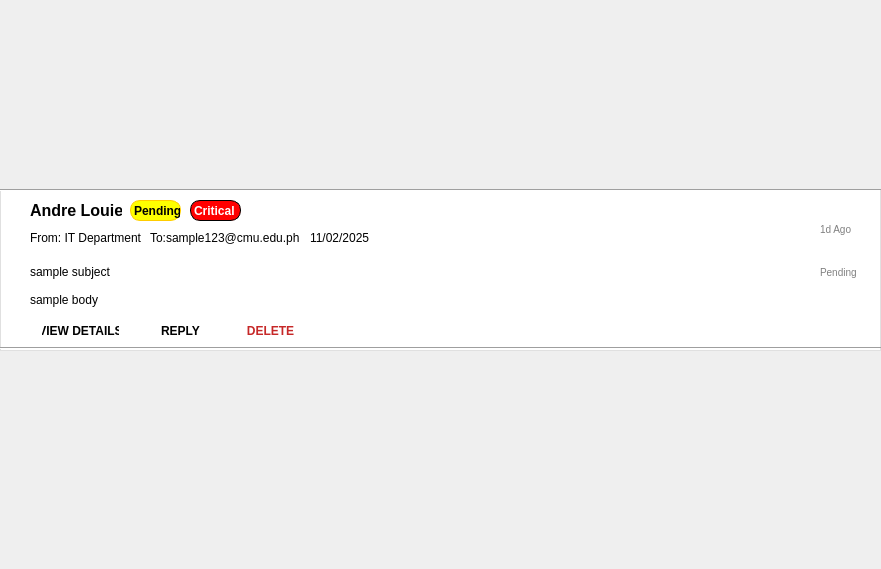
<?xml version="1.0" encoding="UTF-8"?>
<ui version="4.0">
 <class>Form</class>
 <widget class="QWidget" name="Form">
  <property name="geometry">
   <rect>
    <x>0</x>
    <y>0</y>
    <width>881</width>
    <height>569</height>
   </rect>
  </property>
  <property name="windowTitle">
   <string>Form</string>
  </property>
  <widget class="QFrame" name="frame_container">
   <property name="geometry">
    <rect>
     <x>0</x>
     <y>190</y>
     <width>881</width>
     <height>161</height>
    </rect>
   </property>
   <property name="styleSheet">
    <string notr="true">QFrame#frame_container {
    background-color: white;
    border: 1px solid #e0e0e0;
    padding: 10px;
}
</string>
   </property>
   <property name="frameShape">
    <enum>QFrame::StyledPanel</enum>
   </property>
   <property name="frameShadow">
    <enum>QFrame::Raised</enum>
   </property>
   <widget class="Line" name="line_9">
    <property name="geometry">
     <rect>
      <x>0</x>
      <y>150</y>
      <width>881</width>
      <height>16</height>
     </rect>
    </property>
    <property name="orientation">
     <enum>Qt::Horizontal</enum>
    </property>
   </widget>
   <widget class="QLabel" name="label_recipient">
    <property name="geometry">
     <rect>
      <x>30</x>
      <y>10</y>
      <width>92</width>
      <height>21</height>
     </rect>
    </property>
    <property name="styleSheet">
     <string notr="true">#label_recipient {
    font-size: 16px;
    font-weight: bold;
}</string>
    </property>
    <property name="text">
     <string>Andre Louie</string>
    </property>
   </widget>
   <widget class="QWidget" name="layoutWidget">
    <property name="geometry">
     <rect>
      <x>820</x>
      <y>20</y>
      <width>46</width>
      <height>81</height>
     </rect>
    </property>
    <layout class="QVBoxLayout" name="verticalLayout">
     <item>
      <widget class="QLabel" name="label_day">
       <property name="styleSheet">
        <string notr="true">#label_day{
    color: gray;
    font-size: 10px;
}</string>
       </property>
       <property name="text">
        <string>1d Ago</string>
       </property>
      </widget>
     </item>
     <item>
      <widget class="QLabel" name="label_stat1">
       <property name="styleSheet">
        <string notr="true">#label_stat1{
    color: gray;
    font-size: 10px;
}</string>
       </property>
       <property name="text">
        <string>Pending</string>
       </property>
      </widget>
     </item>
    </layout>
   </widget>
   <widget class="QLabel" name="label_crit">
    <property name="geometry">
     <rect>
      <x>190</x>
      <y>10</y>
      <width>51</width>
      <height>21</height>
     </rect>
    </property>
    <property name="styleSheet">
     <string notr="true">#label_crit {
    background-color: red;
    color: white;
    font-weight: bold;
    text-align:center;
    border-radius: 10px;  /* Add border-radius for rounded corners */
    border: 1px solid;  /* Optional: Add border color to make the rounded effect stand out */
}
</string>
    </property>
    <property name="text">
     <string>Critical</string>
    </property>
   </widget>
   <widget class="QLabel" name="label_status">
    <property name="geometry">
     <rect>
      <x>130</x>
      <y>10</y>
      <width>51</width>
      <height>21</height>
     </rect>
    </property>
    <property name="styleSheet">
     <string notr="true">#label_status {
    background-color: yellow;
    color: black;
    font-weight: bold;
    text-align:center;
    border-radius: 10px;  /* Add border-radius for rounded corners */
    border: 1px solid #FFCC00;  /* Optional: Add border color to make the rounded effect stand out */
}
</string>
    </property>
    <property name="text">
     <string>Pending</string>
    </property>
   </widget>
   <widget class="QLabel" name="label_body_2">
    <property name="geometry">
     <rect>
      <x>150</x>
      <y>40</y>
      <width>151</width>
      <height>16</height>
     </rect>
    </property>
    <property name="text">
     <string>To:sample123@cmu.edu.ph</string>
    </property>
   </widget>
   <widget class="QLabel" name="label_body_3">
    <property name="geometry">
     <rect>
      <x>30</x>
      <y>40</y>
      <width>131</width>
      <height>16</height>
     </rect>
    </property>
    <property name="text">
     <string>From: IT Department</string>
    </property>
   </widget>
   <widget class="QWidget" name="layoutWidget">
    <property name="geometry">
     <rect>
      <x>30</x>
      <y>70</y>
      <width>361</width>
      <height>51</height>
     </rect>
    </property>
    <layout class="QVBoxLayout" name="verticalLayout_2">
     <item>
      <widget class="QLabel" name="label_subject">
       <property name="text">
        <string>sample subject</string>
       </property>
      </widget>
     </item>
     <item>
      <widget class="QLabel" name="label_body">
       <property name="text">
        <string>sample body </string>
       </property>
      </widget>
     </item>
    </layout>
   </widget>
   <widget class="QLabel" name="label_body_4">
    <property name="geometry">
     <rect>
      <x>310</x>
      <y>40</y>
      <width>151</width>
      <height>16</height>
     </rect>
    </property>
    <property name="text">
     <string>11/02/2025</string>
    </property>
   </widget>
   <widget class="QPushButton" name="btn_reply">
    <property name="geometry">
     <rect>
      <x>140</x>
      <y>130</y>
      <width>81</width>
      <height>21</height>
     </rect>
    </property>
    <property name="styleSheet">
     <string notr="true">#btn_reply {
    color: #000000;              /* Red text color */
    border-radius: 4px;          /* Rounded corners */
    padding: 4px 12px;           /* Reduced padding for better fit */
    font-family: &quot;Segoe UI&quot;;     /* Modern font */
    font-size: 12px;
    font-weight: 600;
    transition: all 0.2s ease;   /* Smooth hover transition */
}

#btn_reply:hover {
    background-color: #006420;  
    color: #ffffff;             
}

#btn_reply:pressed {
    background-color: #004d18;  
    border-color: #8e1c1c;
}
</string>
    </property>
    <property name="text">
     <string>REPLY</string>
    </property>
   </widget>
   <widget class="QPushButton" name="btn_dets">
    <property name="geometry">
     <rect>
      <x>30</x>
      <y>130</y>
      <width>101</width>
      <height>21</height>
     </rect>
    </property>
    <property name="styleSheet">
     <string notr="true">#btn_dets {
    color: #000000;              /* Red text color */
    border-radius: 4px;          /* Rounded corners */
    padding: 4px 12px;           /* Reduced padding for better fit */
    font-family: &quot;Segoe UI&quot;;     /* Modern font */
    font-size: 12px;
    font-weight: 600;
    transition: all 0.2s ease;   /* Smooth hover transition */
}

#btn_dets:hover {
    background-color: #006420;  /* Red hover background */
    color: #ffffff;             /* White text on hover */
}

#btn_dets:pressed {
    background-color: #004d18;  /* Darker red when pressed */
    border-color: #8e1c1c;
}
</string>
    </property>
    <property name="text">
     <string>VIEW DETAILS</string>
    </property>
   </widget>
   <widget class="QPushButton" name="btn_del">
    <property name="geometry">
     <rect>
      <x>230</x>
      <y>130</y>
      <width>81</width>
      <height>21</height>
     </rect>
    </property>
    <property name="styleSheet">
     <string notr="true">#btn_del {
    color: #c62828;              /* Red text color */
    border-radius: 4px;          /* Rounded corners */
    padding: 4px 12px;           /* Reduced padding for better fit */
    font-family: &quot;Segoe UI&quot;;     /* Modern font */
    font-size: 12px;
    font-weight: 600;
    transition: all 0.2s ease;   /* Smooth hover transition */
}

#btn_del:hover {
    background-color: #FF5C00;  /* Red hover background */
    color: #ffffff;             /* White text on hover */
}

#btn_del:pressed {
    background-color: #8e1c1c;  /* Darker red when pressed */
    border-color: #8e1c1c;
}
</string>
    </property>
    <property name="text">
     <string>DELETE</string>
    </property>
   </widget>
  </widget>
  <widget class="Line" name="line_10">
   <property name="geometry">
    <rect>
     <x>0</x>
     <y>180</y>
     <width>881</width>
     <height>20</height>
    </rect>
   </property>
   <property name="orientation">
    <enum>Qt::Horizontal</enum>
   </property>
  </widget>
  <widget class="QWidget" name="layoutWidget">
   <property name="geometry">
    <rect>
     <x>0</x>
     <y>0</y>
     <width>2</width>
     <height>2</height>
    </rect>
   </property>
   <layout class="QVBoxLayout" name="verticalLayout_3"/>
  </widget>
 </widget>
 <resources/>
 <connections/>
</ui>
